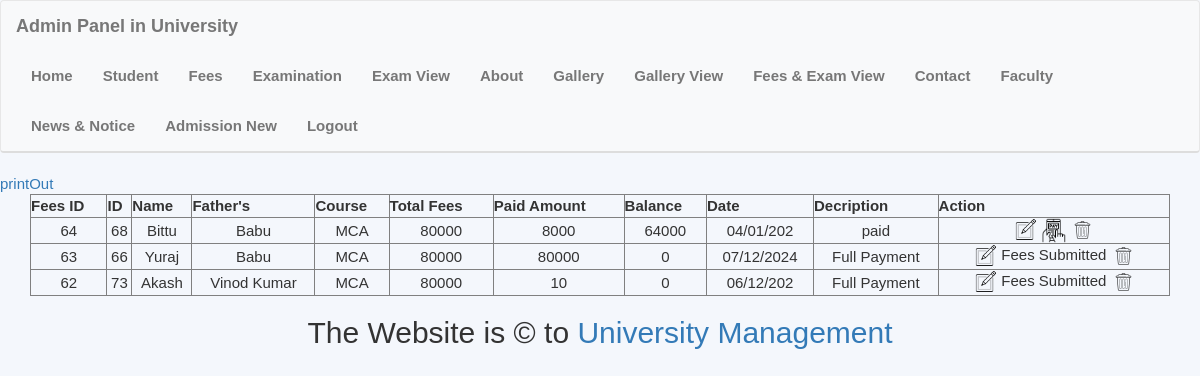
The page /_admin/fees_pad.php (signed in) on the database its author committed.
### tables this page shows
CREATE TABLE `fees` (
  `fs_id` int(11) NOT NULL,
  `st_id` int(11) NOT NULL,
  `name` varchar(255) NOT NULL,
  `father` varchar(255) NOT NULL,
  `course` varchar(255) NOT NULL,
  `total_fee` bigint(20) NOT NULL,
  `balance` bigint(20) NOT NULL,
  `amount` varchar(20) NOT NULL,
  `date` varchar(20) NOT NULL,
  `discription` varchar(255) NOT NULL
);

### _admin/includes/function.php (called while the page is built, shortened)
<?php
function last_value($s){
    if(strpbrk($s,',') == "")
        return $s;
    $temp = explode(",",$s);
    $last_value = $temp[count($temp)-1];
    return $last_value;
}
?>

### _admin/fees_pad.php (the view, shortened to what this page needs)
<?php include_once("includes/header.php") ?>
<form action="lib/fees.php" name="student_view" id="student_view" method="post">
    <table width="95%" align="center" border="1">
        <tr><a href="javascript:printOut();">printOut</a></tr>
        <tr align="center" class="student_heading">
            <th>Fees ID</th>
            <th>ID</th>
            <th>Name</th>
            <th>Father's</th>
            <th>Course</th>
            <th>Total Fees</th>
            <th>Paid Amount</th>
            <th>Balance</th>
            <th>Date</th>
            <th>Decription</th>
            <th>Action</th>
        </tr>
        <tbody class="student_view">
            <?php
            global $con;
            $paid_fees_stu_id = array();
            $sql = "select * from fees order by fs_id desc";
            $rs = mysqli_query($con, $sql) or die(mysqli_error($con));
            while ($data = mysqli_fetch_assoc($rs)) {
                if ($data['balance'] == 0) {
                    array_push($paid_fees_stu_id, $data['st_id']);
                }
                ?>
                <tr align="center">
                    <td><?= $data['fs_id'] ?></td>
                    <td><?= $data['st_id'] ?></td>
                    <td><?= $data['name'] ?></td>
                    <td><?= $data['father'] ?></td>
                    <td><?= $data['course'] ?></td>
                    <td><?= $data['total_fee'] ?></td>
                    <td><?= last_value($data['amount']) ?></td>
                    <td><?= $data['balance'] ?></td>
                    <td><?=last_value($data['date']) ?></td>
                    <td><?= last_value($data['discription']) ?></td>
                    <td>
                    <a href="payment_edit.php?st_id=<?=$data['st_id']?>"><img src="image/edit.png" hight="25"width="25"></a>
                        <?php
                        if (in_array($data['st_id'], $paid_fees_stu_id))
                            echo "Fees Submitted";
                        else {
                            ?>
                            <a href="payment.php?st_id=<?= $data['st_id'] ?>"><img src="image/payment.png" hight="25"width="25"></a>
                        <?php } ?>
                        <a href="javascript:delete_student_fees(<?= $data['fs_id'] ?>);"><img src="image/delete.png" hight="25"width="25"></a>
                </tr>
            <?php } ?>
        </tbody>
    </table>
</form>
<?php include_once('includes/footer.php') ?>

### _admin/includes/header.php (style rules this page uses)
body { background-color: #f4f7fc; font-family: 'Arial', sans-serif; font-size: 15px; margin: 0; padding: 0; }

### rows shown on the page
fees: fs_id "64", st "68", name "Bittu", father "Babu", course "MCA", total_fee "80000", amount "8000", balance "64000", date "04/01/202", discription "paid"
fees: fs_id "63", st "66", name "Yuraj", father "Babu", course "MCA", total_fee "80000", amount "80000", balance "0", date "07/12/2024", discription "Full Payment", shows "Fees Submitted"
fees: fs_id "62", st "73", name "Akash", father "Vinod Kumar", course "MCA", total_fee "80000", amount "10", balance "0", date "06/12/202", discription "Full Payment", shows "Fees Submitted"
